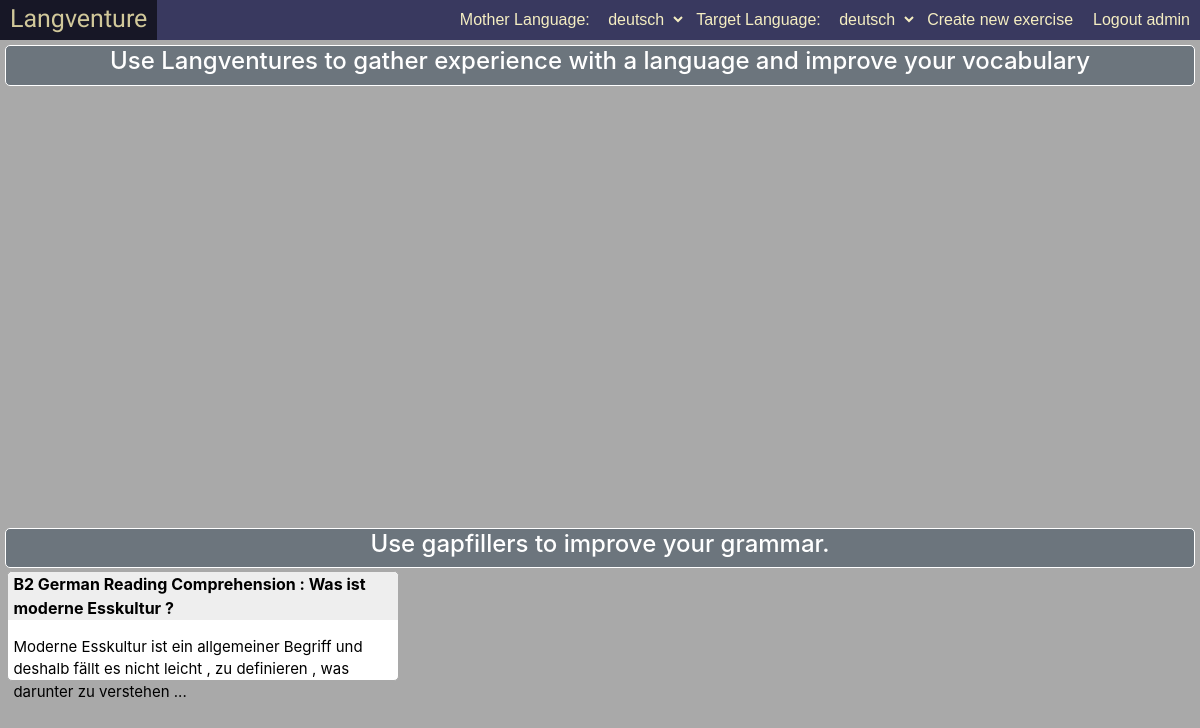
Page / (signed in) on the committed database.
### gapfiller/models.py (models this page shows, shortened)
class User(AbstractUser):
    org_language = models.ForeignKey(Language, on_delete=models.CASCADE, blank=True, default=None, null=True, related_name="target_language")
    dest_language = models.ForeignKey(Language, on_delete=models.CASCADE, blank=True, default=None, null=True, related_name="mother_language")

class Language(models.Model):
    name = models.TextField(default="english")
    lang_code = models.TextField(default="en")

class Token(models.Model):
    text = models.ForeignKey(Text, on_delete=models.CASCADE, related_name="tokens")
    translation = models.TextField(default="")
    word_translation = models.TextField(default="")
    word = models.TextField()
    is_upper = models.BooleanField(default=False)
    local_choice_selection = models.ForeignKey(LocalChoiceSelection, blank=True, null=True, on_delete=models.CASCADE, related_name="token")

class Entry(models.Model):
    title = models.ForeignKey(Text, on_delete=models.CASCADE)

### gapfiller/views.py (the view)
# urls.py: path("", views.index, name="index"),
def index(request):
    if not request.user.is_authenticated:
        return HttpResponseRedirect(reverse("login"))
    entries = Entry.objects.all()
    org_lang = request.user.org_language
    dest_lang = request.user.dest_language
    stories = Story.objects.filter(finished=True, org_lang=org_lang, dest_lang=dest_lang).all()
    languages = Language.objects.all()
    return render(request, "gapfiller/index.html", {
        'entries': entries,
        'stories': stories,
        'languages': languages
    })

### gapfiller/templates/gapfiller/index.html (shortened to what this page needs)
{% extends "gapfiller/layout.html" %}
{% block body %}
    <div class="main-content" style="margin:5px">
        <div class="section stories">
            <div style="background-color:#6c757d;text-align:center;color:white;padding:1px;border-radius:5px;border:solid;border-width:thin;">
                <h4>Use Langventures to gather experience with a language and improve your vocabulary</h4>
            </div>
            <div class="sidebar" style="height:45%;overflow-y:scroll">
            </div>
        </div>
        <div class="section gapfillers">
            <div style="background-color:#6c757d;text-align:center;color:white;padding:1px;border-radius:5px;border:solid;border-width:thin;">
                <h4>Use gapfillers to improve your grammar.</h4>
            </div>
            <div class="sidebar" style="height:45%;overflow-y:scroll">
                <div class="content-wrapper">
                {% for entry in entries %}
                <a href="{% url 'show' entry.id %}">
                    <div class="index_entry">
                        <div class="index_title">
                            <p style="font-weight:bold; ">
                                {% for token in entry.title.tokens.all %}
                                    {{ token.word }}
                                {% endfor %}
                            </p>
                        </div>
                        <p style="font-size:15px;padding-left:5px;">
                            {% for token in entry.paragraphs.first.text.tokens.all|slice:":20" %}
                                {{ token.word }}
                            {% endfor %}
                            ...
                        </p>
                    </div>
                </a>
                {% endfor %}
            </div>
            </div>
        </div>
    </div>
{% endblock %}

### gapfiller/templates/gapfiller/layout.html (shortened to what this page needs)
{% load static %}
<html lang="en">
<head>
    <link
        rel="stylesheet"
        href="https://unpkg.com/purecss@2.0.3/build/pure-min.css"
    />
    <link
        rel="stylesheet"
        href="https://netdna.bootstrapcdn.com/font-awesome/4.0.3/css/font-awesome.css"
    />
    <link rel="stylesheet" href="https://cdn.jsdelivr.net/npm/bootstrap@4.3.1/dist/css/bootstrap.min.css">
    <link rel="stylesheet" href="{% static 'gapfiller/main_style.css' %}">
    <link rel="stylesheet" href="{% static 'gapfiller/story.css' %}">
</head>
<body>
    <div class="header">
        <a href="{% url 'index' %}" class="header_title">
            Langventure
        </a>
        {% if user.is_authenticated %}
            <a href="{% url 'logout' %}"
               style="float:right;
                      font-family: sans-serif, Arial, Helvetica;
                      font-size:16px;
                      line-height:40px;
                      text-decoration:none;
                      font-weight:100;"
               class="header_title">
                Logout {{ user.get_username }}
            </a>
            <div class="dropdown" style="float: right;">
                <button class="dropdown_button">Create new exercise</button>
            </div>
            <form id="language-form" method="post" action="{% url 'change_languages' %}" style="float: right;">
            <div class="header-dropdown">
                <label for="dest_language">Target Language:</label>
                <select name="dest_language" id="dest_language" onchange="this.form.submit();">
                    {% for language in languages %}
                    <option value="{{ language.pk }}" {% if user.dest_language == language %}selected{% endif %}>
                        {{ language.name }}
                    </option>
                    {% endfor %}
                </select>
            </div>
            <div class="header-dropdown">
                <label for="org_language">Mother Language:</label>
                <select name="org_language" id="org_language" onchange="this.form.submit();">
                    {% for language in languages %}
                    <option value="{{ language.pk }}" {% if user.org_language == language %}selected{% endif %}>
                        {{ language.name }}
                    </option>
                    {% endfor %}
                </select>
            </div>
            </form>
        {% endif %}
    </div>
    <div class="body_container">
        {% block body %}
        {% endblock %}
    </div>
</body>
</html>

### gapfiller/static/gapfiller/main_style.css (style rules this page uses)
body { margin:0px; padding:0px; background-color:darkgrey; /'lightgrey;*/ height:100%; min-height: 100%; }
.header { color: #f5eec2; background-color: #39395f; line-width:40px; height:40px; margin:0px; padding:0px; position: fixed; top:0; width:100%; }
.header_title { padding-left: 10px; padding-right: 10px; line-width:40px; height:40px; color: #f5eec2; font-family: Sriracha; font-size: 25px; float: left; text-decoration: none; }
html { height: 100%; min-height: 100%; }
.body_container { margin-top: 45px; height: 100%; }
.index_entry { color:black; background:white; margin:0.2%; border-radius:5px; width:32.9%; float:left; height:110px; border: solid; border-width: thin; border-color: darkgrey; }
.index_title { background-color:#eeeeee; color:black; margin:0; padding-left:5px; border-top-left-radius: 5px; border-top-right-radius: 5px; }
.dropdown { color: #f5eec2; position: relative; display: inline-block; float: right; }
.dropdown_button { font-family: sans-serif, Arial, Helvetica; height: 40px; background-color: #39395f; line-height: 40px; color: #f5eec2; padding: 0 10px; font-size: 16px; border: none; cursor: pointer; }
.header-dropdown { margin-top:5px; color: #f5eec2; position: relative; display: inline-block; float: right; margin-left: 10px; font-family: sans-serif, Arial, Helvetica; font-size: 16px; }
.header-dropdown label { margin-right: 5px; }
.header-dropdown select { background-color: #39395f; color: #f5eec2; padding: 5px; border: none; cursor: pointer; }

### rows in the picture
User: get_username "admin", dest_language "deutsch", org_language "deutsch"
Token: word "B2"
Token: word "German"
Token: word "Reading"
Token: word "Comprehension"
Token: word ":"
Token: word "Was"
Token: word "ist"
Token: word "moderne"
Token: word "Esskultur"
Token: word "?"
Token: word "Moderne"
Token: word "Esskultur"
Token: word "ist"
Token: word "ein"
Token: word "allgemeiner"
Token: word "Begriff"
Token: word "und"
Token: word "deshalb"
Token: word "fällt"
Token: word "es"
Token: word "nicht"
Token: word "leicht"
Token: word ","
Token: word "zu"
Token: word "definieren"
Token: word ","
Token: word "was"
Token: word "darunter"
Token: word "zu"
Token: word "verstehen"
